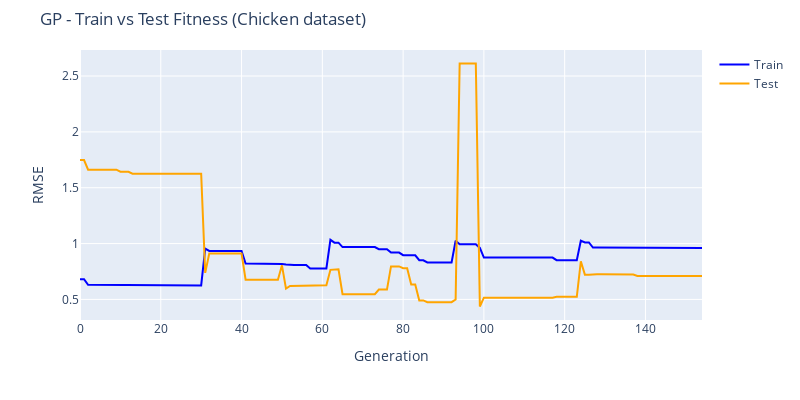

Write notebook code for a chart like this one.
### Code cell
fig = go.Figure()
fig.add_trace(go.Scatter(y=pd.read_csv(LOG_PATH, header=None).iloc[:,5].values, 
                         mode='lines', name='Train', line=dict(color=train_color)))
fig.add_trace(go.Scatter(y=pd.read_csv(LOG_PATH, header=None).iloc[:,8].values, 
                         mode='lines', name='Test', line=dict(color=test_color)))
fig.update_layout(
    height=400, width=800, 
    margin=dict(t=50),
    yaxis_range=[0,None],
    title_text='GP - Train vs Test Fitness ('+DATASET_NAME+' dataset)',
    xaxis_title='Generation', yaxis_title='RMSE'
)
fig.update_yaxes(range=[0, None])
fig.show()

### Figure 1 — Plotly figure (JSON) as saved in the notebook; plotly's stock layout.template omitted (floating-point values rounded to 4 significant figures; data arrays with more than 128 entries replaced by an {"elided": "..."} marker saying what was removed)
{"data": [{"line": {"color": "blue"}, "mode": "lines", "name": "Train", "type": "scatter", "y": {"elided": "155 float values"}}, {"line": {"color": "orange"}, "mode": "lines", "name": "Test", "type": "scatter", "y": {"elided": "155 float values"}}], "layout": {"height": 400, "margin": {"t": 50}, "title": {"text": "GP - Train vs Test Fitness (Chicken dataset)"}, "width": 800, "xaxis": {"title": {"text": "Generation"}}, "yaxis": {"range": [0, null], "title": {"text": "RMSE"}}}}
